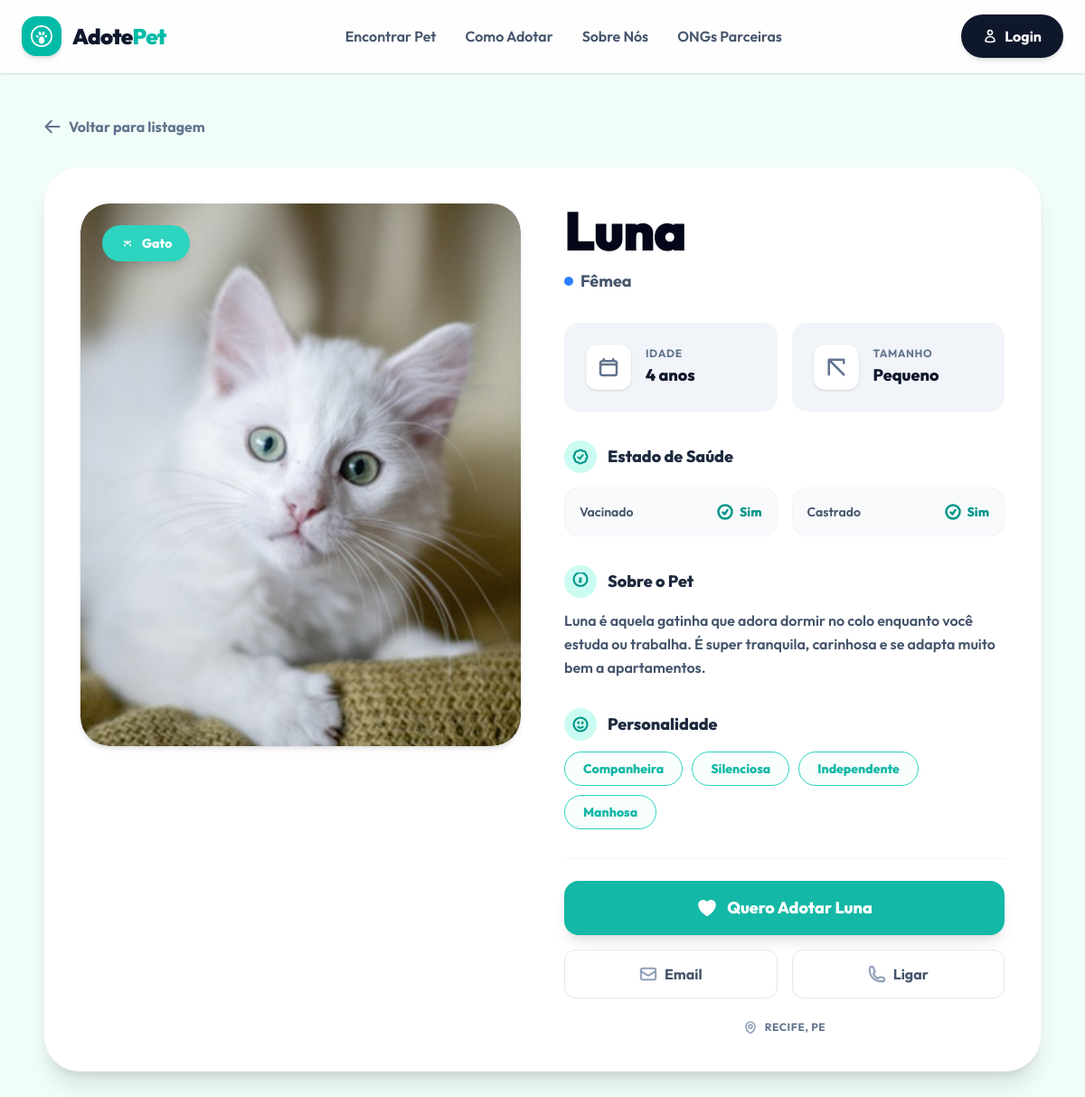
/animal/6/, run on the app's committed database.
### adocoes/models.py (models this page shows, shortened)
class Animal(models.Model):
    TAMANHO_CHOICES = [
        ('Pequeno', 'Pequeno'),
        ('Médio', 'Médio'),
        ('Grande', 'Grande'),
    ]
    SEXO_CHOICES = [
        ('Macho', 'Macho'),
        ('Fêmea', 'Fêmea'),
    ]
    ESPECIE_CHOICES = [
        ('Cachorro', 'Cachorro'),
        ('Gato', 'Gato'),
        ('Pássaro', 'Pássaro'),
        ('Outros', 'Outros'),
    ]
    IDADE_CATEGORIA_CHOICES = [
        ('Filhote', 'Filhote'),
        ('Jovem', 'Jovem'),
        ('Adulto', 'Adulto'),
        ('Sênior', 'Sênior'),
    ]
    nome = models.CharField(max_length=100, verbose_name="Nome")
    especie = models.CharField(max_length=20, choices=ESPECIE_CHOICES, default='Cachorro', verbose_name="Espécie")
    foto = models.ImageField(upload_to='animais/', verbose_name="Foto")
    idade = models.PositiveIntegerField(verbose_name="Idade")
    idade_categoria = models.CharField(max_length=20, choices=IDADE_CATEGORIA_CHOICES, default='Adulto', verbose_name="Categoria de Idade")
    tamanho = models.CharField(max_length=10, choices=TAMANHO_CHOICES, verbose_name="Tamanho")
    sexo = models.CharField(max_length=10, choices=SEXO_CHOICES, verbose_name="Sexo")
    caracteristicas = models.TextField(verbose_name="Características", help_text="Ex: Carinhoso, Brincalhão, Obediente")
    descricao = models.TextField(verbose_name="Descrição")
    vacinado = models.BooleanField(default=False, verbose_name="Vacinado")
    castrado = models.BooleanField(default=False, verbose_name="Castrado")
    def caracteristicas_list(self):
        if self.caracteristicas:
            return [c.strip() for c in self.caracteristicas.split(',') if c.strip()]
        return []
    class Meta:
        verbose_name = "Animal"
        verbose_name_plural = "Animais"

### adocoes/views.py (the view)
# urls.py: path('animal/<int:pk>/', views.detalhe, name='detalhe'),
def detalhe(request, pk):
    animal = get_object_or_404(Animal, pk=pk)
    adotado = request.GET.get('adotado') == '1'
    if adotado:
        if request.user.is_authenticated:
            InteresseAdocao.objects.get_or_create(animal=animal, usuario=request.user)
        else:
            messages.info(request, "Por favor, faça login para manifestar interesse de adoção.")
            return redirect(f"/login/?next={request.path}%3Fadotado%3D1")
    context = {
        'animal': animal,
        'adotado': adotado,
    }
    return render(request, 'detalhe.html', context)

### adocoes/templates/detalhe.html (shortened to what this page needs)
{% extends 'base.html' %}
{% block content %}
<section class="bg-[#F0FDF9] py-12 px-4 md:px-12 min-h-screen">
    <div class="max-w-6xl mx-auto">
        <a href="{% url 'home' %}" class="inline-flex items-center gap-2 text-slate-500 hover:text-teal-600 font-bold mb-8 transition-colors group">
            <svg xmlns="http://www.w3.org/2000/svg" fill="none" viewBox="0 0 24 24" stroke-width="2.5" stroke="currentColor" class="w-5 h-5 group-hover:-translate-x-1 transition-transform">
                <path stroke-linecap="round" stroke-linejoin="round" d="M10.5 19.5 3 12m0 0 7.5-7.5M3 12h18" />
            </svg>
            <span>Voltar para listagem</span>
        </a>
        <div class="bg-white rounded-[2.5rem] shadow-xl border border-slate-100 p-6 md:p-10">
            <div class="grid grid-cols-1 md:grid-cols-2 gap-12">
                <div class="relative w-full h-[600px] rounded-[2rem] overflow-hidden bg-slate-100 shadow-md">
                    {% if animal.foto %}
                        <img src="{{ animal.foto.url }}" alt="{{ animal.nome }}" class="w-full h-full object-cover rounded-[2rem]">
                    {% else %}
                        <div class="w-full h-full flex items-center justify-center text-slate-400 font-bold bg-slate-200 rounded-[2rem]">
                            Sem Foto
                        </div>
                    {% endif %}
                    <div class="absolute top-6 left-6 bg-[#2DD4BF] text-white px-5 py-2.5 rounded-full text-sm font-extrabold shadow-lg flex items-center gap-2">
                        <span>{{ animal.especie }}</span>
                    </div>
                </div>
                <div class="flex flex-col justify-between">
                    <div>
                        <div class="mb-8">
                            <h1 class="text-6xl font-black text-slate-950 tracking-tight leading-none mb-3">
                                {{ animal.nome }}
                            </h1>
                            <p class="text-slate-600 font-bold flex items-center gap-2 text-lg">
                                <span class="inline-block w-2.5 h-2.5 bg-blue-500 rounded-full"></span>
                                <span>{% if animal.genero %}{{ animal.genero }}{% else %}{{ animal.sexo }}{% endif %}</span>
                            </p>
                        </div>
                        <div class="grid grid-cols-2 gap-4 mb-8">
                            <div class="bg-slate-100 p-6 rounded-2xl flex items-center gap-4">
                                <div class="text-slate-500 bg-white p-3 rounded-xl shadow-sm border border-slate-100/50">
                                </div>
                                <div>
                                    <p class="text-xs text-slate-500 font-bold uppercase tracking-wider mb-0.5">Idade</p>
                                    <p class="text-slate-900 font-extrabold text-lg">{{ animal.idade }} anos</p>
                                </div>
                            </div>
                            <div class="bg-slate-100 p-6 rounded-2xl flex items-center gap-4">
                                <div class="text-slate-500 bg-white p-3 rounded-xl shadow-sm border border-slate-100/50">
                                    <svg xmlns="http://www.w3.org/2000/svg" fill="none" viewBox="0 0 24 24" stroke-width="2.5" stroke="currentColor" class="w-6 h-6">
                                        <path stroke-linecap="round" stroke-linejoin="round" d="M3.75 3.75v16.5m0-16.5h16.5m-16.5 0 16.5 16.5M16.5 3.75H20.25V7.5" />
                                    </svg>
                                </div>
                                <div>
                                    <p class="text-xs text-slate-500 font-bold uppercase tracking-wider mb-0.5">Tamanho</p>
                                    <p class="text-slate-900 font-extrabold text-lg">{{ animal.tamanho }}</p>
                                </div>
                            </div>
                        </div>
                        <div class="mb-8">
                            <h3 class="text-xl font-bold text-slate-950 mb-4 flex items-center gap-3">
                                <span class="bg-teal-100 text-teal-600 rounded-full p-2 inline-flex items-center justify-center">
                                </span>
                                <span class="font-extrabold text-lg text-slate-800">Estado de Saúde</span>
                            </h3>
                            <div class="grid grid-cols-2 gap-4">
                                <div class="flex items-center justify-between bg-slate-50 border border-slate-100 p-4 rounded-2xl">
                                    <span class="text-sm font-semibold text-slate-600">Vacinado</span>
                                    <div class="flex items-center gap-1.5 font-extrabold text-sm">
                                        {% if animal.vacinado %}
                                            <svg xmlns="http://www.w3.org/2000/svg" fill="none" viewBox="0 0 24 24" stroke-width="3" stroke="currentColor" class="w-5 h-5 text-teal-600">
                                                <path stroke-linecap="round" stroke-linejoin="round" d="M9 12.75 11.25 15 15 9.75M21 12a9 9 0 1 1-18 0 9 9 0 0 1 18 0Z" />
                                            </svg>
                                            <span class="text-teal-600">Sim</span>
                                        {% endif %}
                                    </div>
                                </div>
                                <div class="flex items-center justify-between bg-slate-50 border border-slate-100 p-4 rounded-2xl">
                                    <span class="text-sm font-semibold text-slate-600">Castrado</span>
                                    <div class="flex items-center gap-1.5 font-extrabold text-sm">
                                        {% if animal.castrado %}
                                            <svg xmlns="http://www.w3.org/2000/svg" fill="none" viewBox="0 0 24 24" stroke-width="3" stroke="currentColor" class="w-5 h-5 text-teal-600">
                                                <path stroke-linecap="round" stroke-linejoin="round" d="M9 12.75 11.25 15 15 9.75M21 12a9 9 0 1 1-18 0 9 9 0 0 1 18 0Z" />
                                            </svg>
                                            <span class="text-teal-600">Sim</span>
                                        {% endif %}
                                    </div>
                                </div>
                            </div>
                        </div>
                        <div class="mb-8">
                            <h3 class="text-xl font-bold text-slate-950 mb-3 flex items-center gap-3">
                                <span class="bg-teal-100 text-teal-600 rounded-full p-2 inline-flex items-center justify-center">
                                </span>
                                <span class="font-extrabold text-lg text-slate-800">Sobre o Pet</span>
                            </h3>
                            <p class="text-slate-600 leading-relaxed font-semibold">
                                {{ animal.descricao|default:"Nenhuma descrição detalhada informada pelo protetor." }}
                            </p>
                        </div>
                        <div class="mb-8">
                            <h3 class="text-xl font-bold text-slate-950 mb-3 flex items-center gap-3">
                                <span class="bg-teal-100 text-teal-600 rounded-full p-2 inline-flex items-center justify-center">
                                </span>
                                <span class="font-extrabold text-lg text-slate-800">Personalidade</span>
                            </h3>
                            <div class="flex flex-wrap gap-2.5">
                                {% if animal.caracteristicas_list %}
                                    {% for tag in animal.caracteristicas_list %}
                                        <span class="px-5 py-2 text-sm font-extrabold rounded-full bg-teal-50/50 text-[#14B8A6] border border-[#2DD4BF] hover:scale-105 transition-transform duration-200">
                                            {{ tag }}
                                        </span>
                                    {% endfor %}
                                {% else %}
                                    <span class="text-slate-400 text-sm font-medium italic">Não informado</span>
                                {% endif %}
                            </div>
                        </div>
                    </div>
                    <div class="pt-6 border-t border-slate-100">
                        <a href="?adotado=1" class="w-full bg-[#14B8A6] hover:bg-[#0D9488] text-white font-extrabold text-lg py-4 rounded-2xl transition-all duration-300 flex items-center justify-center gap-2.5 shadow-lg shadow-teal-150/45 hover:shadow-xl hover:shadow-teal-200/50 hover:scale-[1.01] cursor-pointer">
                            <span>Quero Adotar {{ animal.nome }}</span>
                        </a>
                        <div class="grid grid-cols-2 gap-4 mt-4">
                            <button class="flex items-center justify-center gap-2 py-3.5 rounded-xl border border-slate-200 text-slate-600 font-bold hover:bg-slate-50 transition-colors cursor-pointer">
                                <span>Email</span>
                            </button>
                            <button class="flex items-center justify-center gap-2 py-3.5 rounded-xl border border-slate-200 text-slate-600 font-bold hover:bg-slate-50 transition-colors cursor-pointer">
                                <span>Ligar</span>
                            </button>
                        </div>
                        <div class="flex items-center justify-center gap-2 text-slate-500 text-xs font-bold mt-6 uppercase tracking-wider">
                            <span>{% if animal.localizacao %}{{ animal.localizacao }}{% else %}Recife, PE{% endif %}</span>
                        </div>
                    </div>
                </div>
            </div>
        </div>
    </div>
</section>
{% endblock %}

### adocoes/templates/base.html (style rules this page uses)
body { font-family: 'Outfit', sans-serif; }

### data on the page
Animal: foto (picture), especie "Gato", nome "Luna", sexo "Fêmea", idade "4", tamanho "Pequeno", descricao "Luna é aquela gatinha que adora dormir no colo enquanto você estuda ou trabalha. É super tranquila, carinhosa e se adapta muito bem a apartamentos."

### other printed values
{{ tag }} "Companheira" "Silenciosa" "Independente" "Manhosa"
